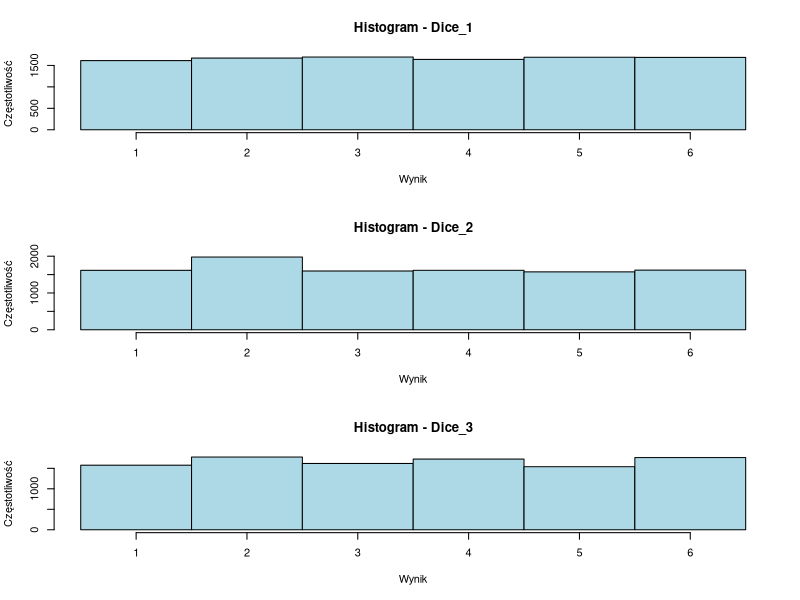

Recreate this plot in R.

n = 10000
k = 3

set.seed(123)


results = data.frame(
  Throw = seq(1:n)
)


# Generating results of rolling symmetrical dices 

for (i in 1:k) {
  column_name = paste("Dice", i, sep = "_")
  results[[column_name]] = sample(1:6, n, replace = TRUE)
}


# Generating results of rolling asymmetric dices 

for (i in 1:k) {
  column_name = paste("Dice", i, sep = "_")
  if(i == 2){
    results[[column_name]] = sample(1:6, n, replace = TRUE, prob = c(0.16, 0.2, rep(0.16, 4)))
  }
  else if(i == 3){
    probabilities = c(rep(c(10,11), 3))
    probabilities = probabilities / sum(probabilities)
    results[[column_name]] = sample(1:6, n, replace = TRUE, prob = probabilities)
  }
  else{
    results[[column_name]] = sample(1:6, n, replace = TRUE)
  }
  
}



# Results

par(mfrow = c(k, 1))
for (i in 1:k) {
  column_name = paste("Dice", i, sep = "_")
  hist(results[[column_name]], main = paste("Histogram -", column_name), 
       xlab = "Wynik", ylab = "Częstotliwość", breaks = seq(0.5, 6.5, by = 1), 
       col = "lightblue", xlim = c(0.5, 6.5), xaxt = 'n')
  axis(1, at = 1:6)
}